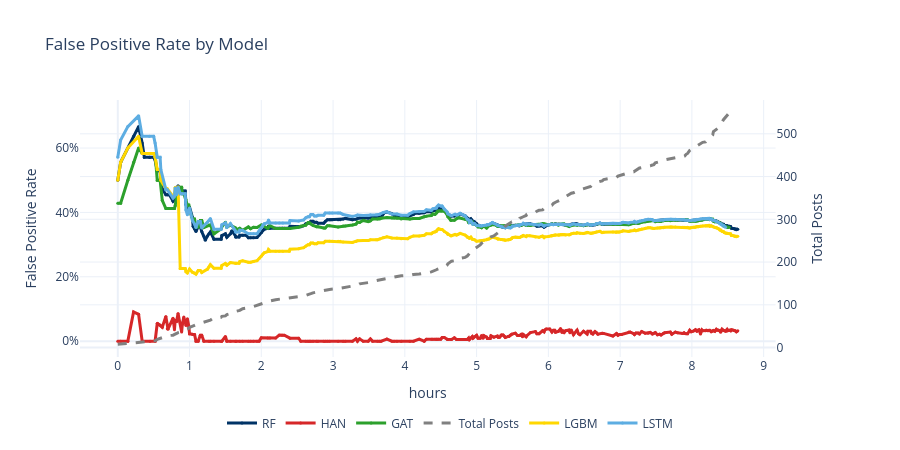

Notebook code for this chart:
### Code cell
import plotly.graph_objects as go
from plotly.subplots import make_subplots

# Create figure with secondary y-axis
fig = make_subplots(specs=[[{"secondary_y": True}]])
model_colors = {
    "RF": "#003366",      # Dark blue
    "HAN": "#D62728",     # Red
    "LGBM": "#FFD700",    # Yellow (Gold)
    "LSTM": "#5DADE2",    # Light blue
    "GAT": "#2CA02C",     # Green
}



# Add one line per model
for model in df_all["model"].unique():

    df_all_model = (
        df_all[df_all["model"] == model]
        .sort_values("hour")
    )

    # Capture rate lines
    fig.add_trace(
        go.Scatter(
            x=df_all_model["hour"],
            y=df_all_model["false_positive_rate"],
            mode="lines+markers",
            name=model,
            line=dict(
            color=model_colors.get(model, "#808080"),
            width=3,
        ),
        marker=dict(
            color=model_colors.get(model, "#808080"),
            size=3,
        )
        ),
        secondary_y=False,
    )

    # Total posts as area plot (only once)
    if model == "GAT":
        fig.add_trace(
                    go.Scatter(
            x=df_all_model["hour"],
            y=df_all_model["total_posts"],
            mode="lines",
            line=dict(color="gray", dash="dash", width=3),
            name="Total Posts",
        ),
            secondary_y=True,
        )

fig.update_layout(
    title="False Positive Rate by Model",
    template="plotly_white",
    hovermode="x unified",
        legend=dict(
        orientation="h",      # horizontal legend
        yanchor="top",
        y=-0.2,               # place below the plot
        xanchor="center",
        x=0.5                 # center horizontally
    ),
    margin=dict(b=80) ,        # extra bottom margin for the legend,
     width=900,
    height=450
)

fig.update_xaxes(title_text="hours")

fig.update_yaxes(
    title_text="False Positive Rate",
    secondary_y=False,
    tickformat=".0%",
)

fig.update_yaxes(
    title_text="Total Posts",
    secondary_y=True,
)

fig.show()

### Figure 1 — Plotly figure (JSON) as saved in the notebook; plotly's stock layout.template omitted (floating-point values rounded to 4 significant figures; data arrays with more than 128 entries replaced by an {"elided": "..."} marker saying what was removed)
{"data": [{"line": {"color": "#003366", "width": 3}, "marker": {"color": "#003366", "size": 3}, "mode": "lines+markers", "name": "RF", "type": "scatter", "x": {"elided": "316 float values"}, "xaxis": "x", "y": {"elided": "316 float values"}, "yaxis": "y"}, {"line": {"color": "#D62728", "width": 3}, "marker": {"color": "#D62728", "size": 3}, "mode": "lines+markers", "name": "HAN", "type": "scatter", "x": {"elided": "266 float values"}, "xaxis": "x", "y": {"elided": "266 float values"}, "yaxis": "y"}, {"line": {"color": "#2CA02C", "width": 3}, "marker": {"color": "#2CA02C", "size": 3}, "mode": "lines+markers", "name": "GAT", "type": "scatter", "x": {"elided": "259 float values"}, "xaxis": "x", "y": {"elided": "259 float values"}, "yaxis": "y"}, {"line": {"color": "gray", "dash": "dash", "width": 3}, "mode": "lines", "name": "Total Posts", "type": "scatter", "x": {"elided": "259 float values"}, "xaxis": "x", "y": {"elided": "259 int values"}, "yaxis": "y2"}, {"line": {"color": "#FFD700", "width": 3}, "marker": {"color": "#FFD700", "size": 3}, "mode": "lines+markers", "name": "LGBM", "type": "scatter", "x": {"elided": "268 float values"}, "xaxis": "x", "y": {"elided": "268 float values"}, "yaxis": "y"}, {"line": {"color": "#5DADE2", "width": 3}, "marker": {"color": "#5DADE2", "size": 3}, "mode": "lines+markers", "name": "LSTM", "type": "scatter", "x": {"elided": "257 float values"}, "xaxis": "x", "y": {"elided": "257 float values"}, "yaxis": "y"}], "layout": {"height": 450, "hovermode": "x unified", "legend": {"orientation": "h", "x": 0.5, "xanchor": "center", "y": -0.2, "yanchor": "top"}, "margin": {"b": 80}, "title": {"text": "False Positive Rate by Model"}, "width": 900, "xaxis": {"anchor": "y", "domain": [0, 0.94], "title": {"text": "hours"}}, "yaxis": {"anchor": "x", "domain": [0, 1], "tickformat": ".0%", "title": {"text": "False Positive Rate"}}, "yaxis2": {"anchor": "x", "overlaying": "y", "side": "right", "title": {"text": "Total Posts"}}}}
